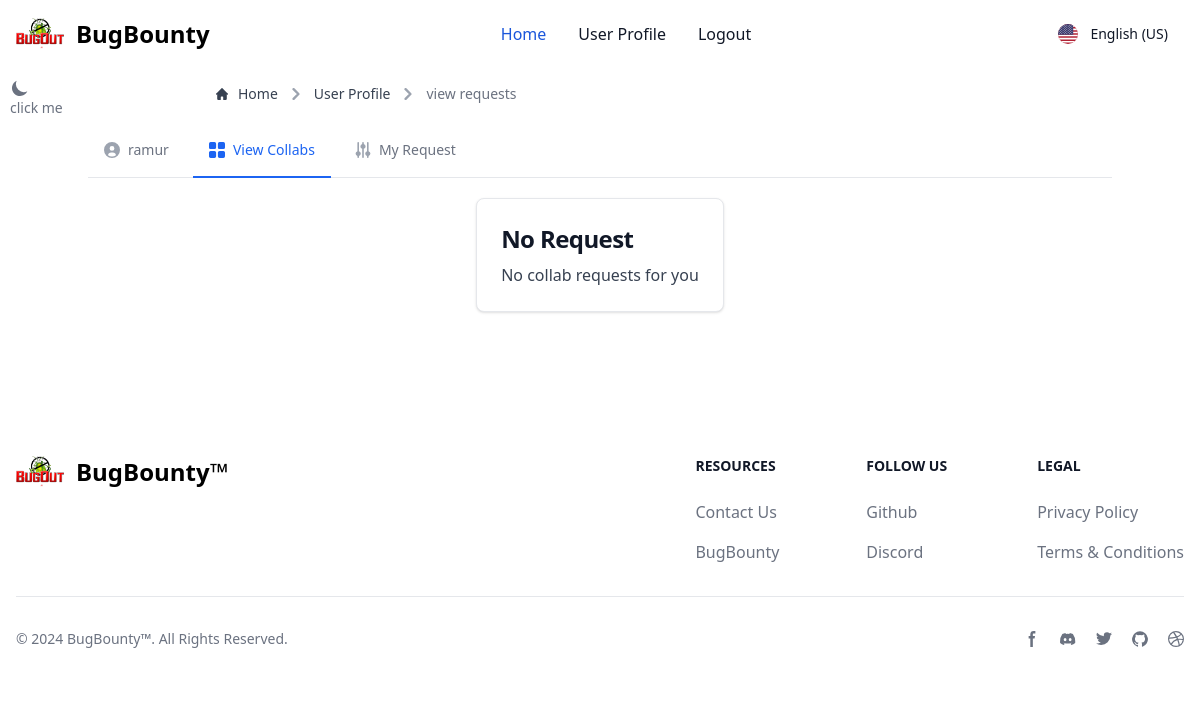
/viewcollabs/ (signed in), run on an earlier commit of the app's database.
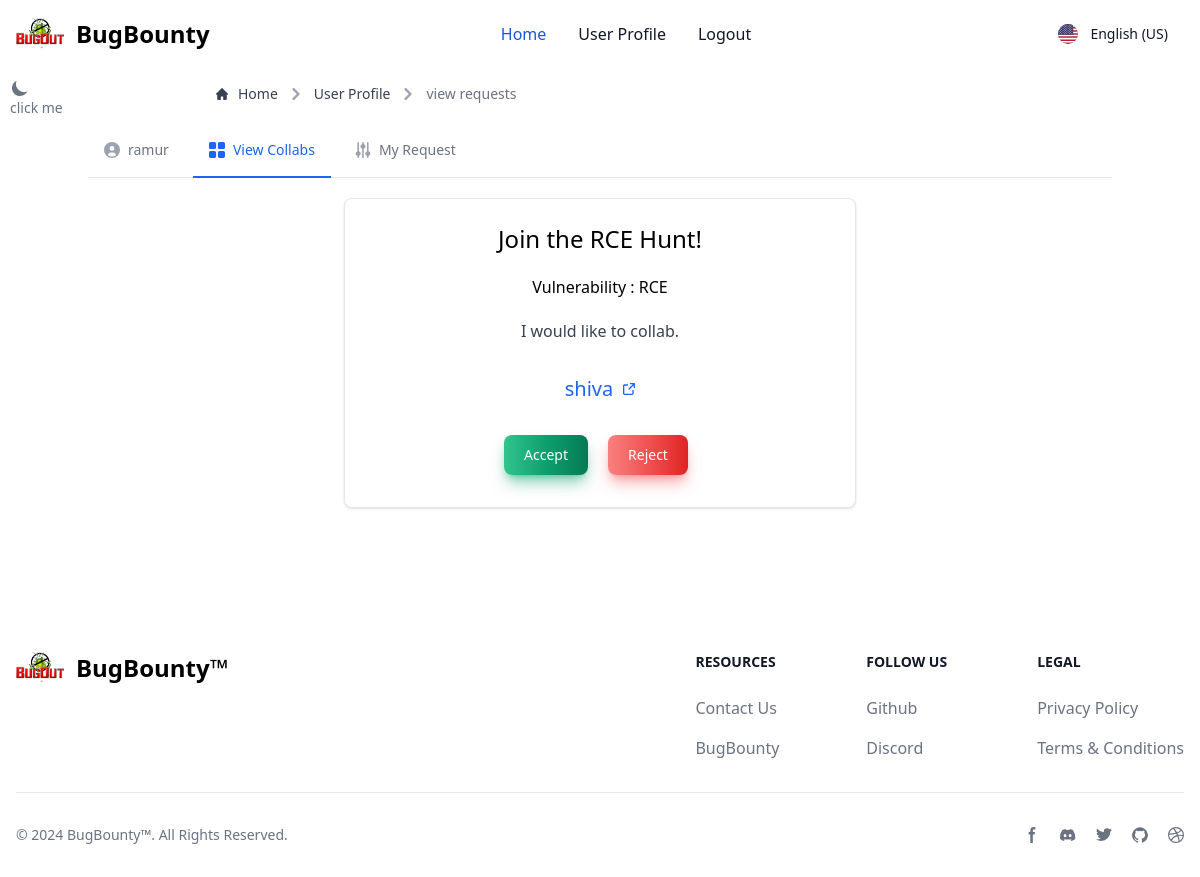
And on a later commit of the database.
### app/models.py (models this page shows)
class collaborate(models.Model):
    post = models.ForeignKey(Posts, on_delete=models.CASCADE)
    user = models.ForeignKey(User, on_delete=models.CASCADE)
    description = models.TextField()
    status = models.CharField(max_length=50, default="pending")

class Posts(models.Model):
    title = models.CharField(max_length=150)
    description = models.TextField()
    tags = models.CharField(max_length=150, null=True, blank=True)
    user = models.ForeignKey(User, on_delete=models.CASCADE)
    date = models.DateField(auto_now=True)

### app/views.py (the view)
# urls.py: path('viewcollabs/', viewCollabs, name='viewcollabs'),
@login_required(login_url='/login')
def viewCollabs(request):
    try:
        list = []
        instance = Posts.objects.filter(user=request.user)
        for val in instance:
            find = collaborate.objects.filter(post=val.id)
            if find:
                list.extend(find)
        return render(request, 'viewcollabrequests.html', {"list": list})
    except Exception as e:
        print(e)
        return redirect(page404)

### app/templates/viewcollabrequests.html (shortened to what this page needs)
{% extends 'base.html' %}
{% block content %}
<div class="mx-14 md:mx-32">
    <nav class="flex" aria-label="Breadcrumb">
        <ol class="inline-flex items-center space-x-1 md:space-x-2 rtl:space-x-reverse">
          <li class="inline-flex items-center">
            <a href="{% url "index" %}" class="inline-flex items-center text-sm font-medium text-gray-700 hover:text-blue-600 dark:text-gray-400 dark:hover:text-white">
              Home
            </a>
          </li>
          <li>
            <div class="flex items-center">
              <svg class="rtl:rotate-180 w-3 h-3 text-gray-400 mx-1" aria-hidden="true" xmlns="http://www.w3.org/2000/svg" fill="none" viewBox="0 0 6 10">
                <path stroke="currentColor" stroke-linecap="round" stroke-linejoin="round" stroke-width="2" d="m1 9 4-4-4-4"/>
              </svg>
              <a href="{% url "userprofile" %}" class="ms-1 text-sm font-medium text-gray-700 hover:text-blue-600 md:ms-2 dark:text-gray-400 dark:hover:text-white">User Profile</a>
            </div>
          </li>
          <li aria-current="page">
            <div class="flex items-center">
              <svg class="rtl:rotate-180 w-3 h-3 text-gray-400 mx-1" aria-hidden="true" xmlns="http://www.w3.org/2000/svg" fill="none" viewBox="0 0 6 10">
                <path stroke="currentColor" stroke-linecap="round" stroke-linejoin="round" stroke-width="2" d="m1 9 4-4-4-4"/>
              </svg>
              <span class="ms-1 text-sm font-medium text-gray-500 md:ms-2 dark:text-gray-400">view requests</span>
            </div>
          </li>
        </ol>
      </nav>
    </div>
    <div class="border-b border-gray-200 dark:border-gray-700 mt-5 mb-3">
      <ul class="flex   flex-wrap -mb-px text-sm font-medium text-center text-gray-500 dark:text-gray-400 ">
          <li class="me-2">
              <a href="#" class="inline-flex items-center justify-center p-4 border-b-2 border-transparent rounded-t-lg hover:text-gray-600 hover:border-gray-300 dark:hover:text-gray-300 group ">
                  {{request.user}}
              </a>
          </li>
          <li class="me-2">
              <a href="{% url "viewcollabs" %}" class="inline-flex items-center justify-center p-4 text-blue-600 border-b-2 border-blue-600 rounded-t-lg  dark:text-blue-500 dark:border-blue-500 group" aria-current="page">
                  View Collabs
              </a>
          </li>
          <li class="me-2">
              <a href="{% url "mycollabs" %}" class="inline-flex items-center justify-center p-4 border-b-2 border-transparent rounded-t-lg hover:text-gray-600 hover:border-gray-300 dark:hover:text-gray-300 group">
                  My Request
              </a>
          </li>
      </ul>
  </div>
    <div class="flex flex-col justify-center items-center gap-3 mt-5 mb-5">
  {% block colabs %}
  {% if list|length != 0 %}
  {% for  val in list %}
  <div class="block w-auto md:w-1/2 md:flex flex-col justify-center items-center gap-5 p-6 bg-white border border-gray-200 rounded-lg shadow hover:bg-gray-100 dark:bg-gray-800 dark:border-gray-700 dark:hover:bg-gray-700">
    <h1 class="dark:text-white text-2xl cursor-pointer">{{val.post.title}}</h1> <span class="dark:text-white"> Vulnerability : {{val.post.tags}}</span>
    <p class="font-normal text-gray-700 dark:text-gray-400">{{val.description}}.</p>
    <a href="{% url "publicprofile" val.user %}" class="inline-flex font-medium items-center text-blue-600 hover:underline pt-3 pb-3 text-xl">
       {{val.user}}
    </a>
    <div class="flex items-center gap-3">
       {% if val.status == "accepted" %}
       <button class="relative inline-flex items-center justify-center p-0.5 mb-2 me-2 overflow-hidden text-sm font-medium text-gray-900 rounded-lg group bg-gradient-to-br from-green-400 to-blue-600 group-hover:from-green-400 group-hover:to-blue-600 hover:text-white dark:text-white focus:ring-4 focus:outline-none focus:ring-green-200 dark:focus:ring-green-800">
        <span class="relative px-5 py-2.5 transition-all ease-in duration-75 bg-white dark:bg-gray-900 rounded-md group-hover:bg-opacity-0">
        Accepted
        </span>
        </button>
        {% else %}
        <a  href="{% url 'updatecollabstatus' 'accepted' val.id %}" type="button" class="text-white bg-gradient-to-r from-green-400 via-green-500 to-green-600 hover:bg-gradient-to-br focus:ring-4 focus:outline-none focus:ring-green-300 dark:focus:ring-green-800 shadow-lg shadow-green-500/50 dark:shadow-lg dark:shadow-green-800/80 font-medium rounded-lg text-sm px-5 py-2.5 text-center me-2 mb-2">Accept</a>
       <a href="{% url 'updatecollabstatus' 'rejected' val.id  %}" type="button" class="text-white bg-gradient-to-r from-red-400 via-red-500 to-red-600 hover:bg-gradient-to-br focus:ring-4 focus:outline-none focus:ring-red-300 dark:focus:ring-red-800 shadow-lg shadow-red-500/50 dark:shadow-lg dark:shadow-red-800/80 font-medium rounded-lg text-sm px-5 py-2.5 text-center me-2 mb-2">Reject  </a>
       {% endif %}
    </div>
    </div>
    {% endfor %}
    {% else %}
<a href="#" class="block max-w-sm p-6 bg-white border border-gray-200 rounded-lg shadow hover:bg-gray-100 dark:bg-gray-800 dark:border-gray-700 dark:hover:bg-gray-700">
    <h5 class="mb-2 text-2xl font-bold tracking-tight text-gray-900 dark:text-white">No Request</h5>
    <p class="font-normal text-gray-700 dark:text-gray-400">No collab requests for you</p>
    </a>
  {% endif %}
  {% endblock colabs %}
    </div>
{% endblock content %}

### app/templates/base.html (shortened to what this page needs)
{% load compress %} {% load static %}
<!DOCTYPE html>
<html lang="en">
  <head>
    {% compress css %}
    <link rel="stylesheet" href="{% static 'src/output.css' %}" />
    {% endcompress %}
    <link rel="stylesheet" href="https://cdnjs.cloudflare.com/ajax/libs/font-awesome/6.5.1/css/all.min.css" />
  </head>
  <body class="bg-white dark:bg-black">
    <nav class="bg-white border-gray-200 dark:bg-gray-900">
      <div
        class="max-w-screen-xl flex flex-wrap items-center justify-between mx-auto p-4"
      >
        <a
          href="{% url "index" %}"
          class="flex items-center space-x-3 rtl:space-x-reverse"
        >
          <img
            src="{% static 'images/logo.png' %}"
            class="h-8"
            alt="Flowbite Logo"
          />
          <span
            class="self-center text-2xl font-semibold whitespace-nowrap dark:text-white"
            >BugBounty</span
          >
        </a>
        <div class="flex md:order-2">
          <div class="flex items-center md:order-2 space-x-1 md:space-x-0 rtl:space-x-reverse">
            <button type="button" data-dropdown-toggle="language-dropdown-menu" class="inline-flex items-center font-medium justify-center px-4 py-2 text-sm text-gray-900 dark:text-white rounded-lg cursor-pointer hover:bg-gray-100 dark:hover:bg-gray-700 dark:hover:text-white">
              English (US)
            </button>
          </div>
        </div>
        <div
          class="items-center justify-between hidden w-full md:flex md:w-auto md:order-1"
          id="navbar-search"
        >
          <ul
            class="flex flex-col p-4 md:p-0 mt-4 font-medium border border-gray-100 rounded-lg bg-gray-50 md:space-x-8 rtl:space-x-reverse md:flex-row md:mt-0 md:border-0 md:bg-white dark:bg-gray-800 md:dark:bg-gray-900 dark:border-gray-700"
          >
            <li>
              <a
                href="{% url "index" %}"
                class="block py-2 px-3 text-white bg-blue-700 rounded md:bg-transparent md:text-blue-700 md:p-0 md:dark:text-blue-500"
                aria-current="page"
                >Home</a
              >
            </li>
            {% if request.user.is_authenticated %}
            <li>
              <a
                href="{% url "userprofile" %}"
                class="block py-2 px-3 text-gray-900 rounded hover:bg-gray-100 md:hover:bg-transparent md:hover:text-blue-700 md:p-0 md:dark:hover:text-blue-500 dark:text-white dark:hover:bg-gray-700 dark:hover:text-white md:dark:hover:bg-transparent dark:border-gray-700"
                >User Profile</a
              >
            </li>
            <li>
              <a
                href="{% url "logout" %}"
                class="block py-2 px-3 text-gray-900 rounded hover:bg-gray-100 md:hover:bg-transparent md:hover:text-blue-700 md:p-0 dark:text-white md:dark:hover:text-blue-500 dark:hover:bg-gray-700 dark:hover:text-white md:dark:hover:bg-transparent dark:border-gray-700"
                >Logout</a
              >
            </li>
            {% endif %}
          </ul>
        </div>
      </div>
    </nav>
    <button
      id="theme-toggle"
      type="button"
      class="text-gray-500 fixed z-50 dark:text-gray-400 hover:bg-gray-100 dark:hover:bg-gray-700 focus:outline-none focus:ring-4 focus:ring-gray-200 dark:focus:ring-gray-700 rounded-lg text-sm p-2.5"
    >
      <svg
        id="theme-toggle-dark-icon"
        class="hidden w-5 h-5"
        fill="currentColor"
        viewBox="0 0 20 20"
        xmlns="http://www.w3.org/2000/svg"
      >
        <path
          d="M17.293 13.293A8 8 0 016.707 2.707a8.001 8.001 0 1010.586 10.586z"
        ></path>
      </svg>
      click me
    </button>
    <div class="container mx-auto mt-4">
      {% block content %} {% endblock content %}
    </div>
    <footer class="bg-white dark:bg-gray-900 mt-auto md:mt-28">
      <div class="mx-auto w-full max-w-screen-xl p-4 py-6 lg:py-8">
        <div class="md:flex md:justify-between">
          <div class="mb-6 md:mb-0">
            <a href="{% url "index" %}" class="flex items-center">
              <img
                src="{% static 'images/logo.png' %}"
                class="h-8 me-3"
                alt="FlowBite Logo"
              />
              <span
                class="self-center text-2xl font-semibold whitespace-nowrap dark:text-white"
                >BugBounty™</span
              >
            </a>
          </div>
          <div class="grid grid-cols-2 gap-8 sm:gap-6 sm:grid-cols-3">
            <div>
              <h2
                class="mb-6 text-sm font-semibold text-gray-900 uppercase dark:text-white"
              >
                Resources
              </h2>
              <ul class="text-gray-500 dark:text-gray-400 font-medium">
                <li class="mb-4">
                  <a href="{% url "contactus" %}" class="hover:underline"
                    >Contact Us</a
                  >
                </li>
                <li>
                  <a href="{% url "index" %}" class="hover:underline"
                    >BugBounty</a
                  >
                </li>
              </ul>
            </div>
            <div>
              <h2
                class="mb-6 text-sm font-semibold text-gray-900 uppercase dark:text-white"
              >
                Follow us
              </h2>
              <ul class="text-gray-500 dark:text-gray-400 font-medium">
                <li class="mb-4">
                  <a
                    href=""
                    class="hover:underline"
                    >Github</a
                  >
                </li>
                <li>
                  <a
                    href=""
                    class="hover:underline"
                    >Discord</a
                  >
                </li>
              </ul>
            </div>
            <div>
              <h2
                class="mb-6 text-sm font-semibold text-gray-900 uppercase dark:text-white"
              >
                Legal
              </h2>
              <ul class="text-gray-500 dark:text-gray-400 font-medium">
                <li class="mb-4">
                  <a href="#" class="hover:underline">Privacy Policy</a>
                </li>
                <li>
                  <a href="#" class="hover:underline">Terms &amp; Conditions</a>
                </li>
              </ul>
            </div>
          </div>
        </div>
        <hr
          class="my-6 border-gray-200 sm:mx-auto dark:border-gray-700 lg:my-8"
        />
        <div class="sm:flex sm:items-center sm:justify-between">
          <span class="text-sm text-gray-500 sm:text-center dark:text-gray-400"
            >© 2024
            <a href="" class="hover:underline">BugBounty™</a
            >. All Rights Reserved.
          </span>
          <div class="flex mt-4 sm:justify-center sm:mt-0">
            <a
              href="#"
              class="text-gray-500 hover:text-gray-900 dark:hover:text-white"
            >
              <svg
                class="w-4 h-4"
                aria-hidden="true"
                xmlns="http://www.w3.org/2000/svg"
                fill="currentColor"
                viewBox="0 0 8 19"
              >
                <path
                  fill-rule="evenodd"
                  d="M6.135 3H8V0H6.135a4.147 4.147 0 0 0-4.142 4.142V6H0v3h2v9.938h3V9h2.021l.592-3H5V3.591A.6.6 0 0 1 5.592 3h.543Z"
                  clip-rule="evenodd"
                />
              </svg>
            </a>
            <a
              href="#"
              class="text-gray-500 hover:text-gray-900 dark:hover:text-white ms-5"
            >
            </a>
            <a
              href="#"
              class="text-gray-500 hover:text-gray-900 dark:hover:text-white ms-5"
            >
            </a>
            <a
              href="#"
              class="text-gray-500 hover:text-gray-900 dark:hover:text-white ms-5"
            >
            </a>
            <a
              href="#"
              class="text-gray-500 hover:text-gray-900 dark:hover:text-white ms-5"
            >
            </a>
          </div>
        </div>
      </div>
    </footer>
  </body>
</html>

What changed in the data, as far as the page shows it:
added collaborate: post "Join the RCE Hunt!", post.tags "RCE", description "I would like to collab", user "shiva", status "Accept"
Also different on the page:
text no longer shown: "No Request No collab requests for you"
